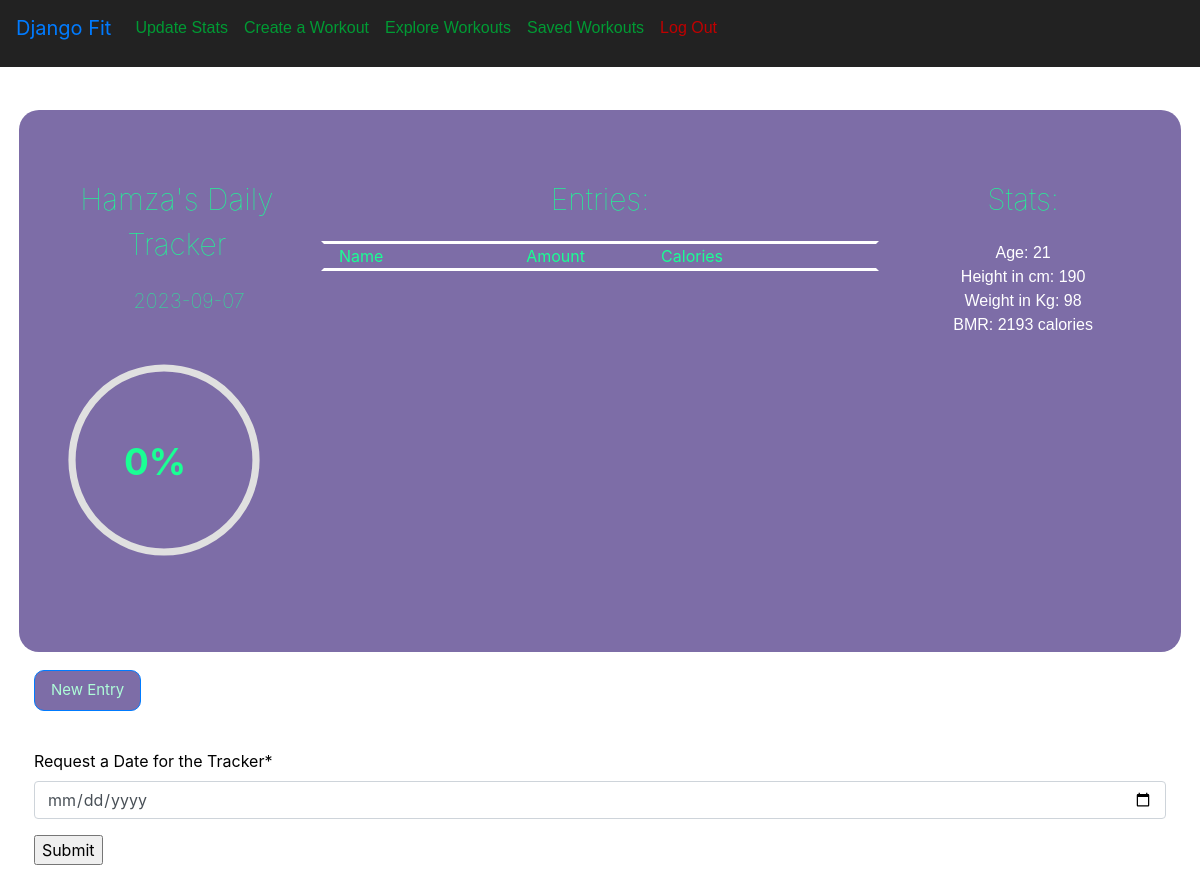
/ (signed in), run on the app's committed database.
### network/models.py (models this page shows, shortened)
class User(AbstractUser):
    pass

class Stats(models.Model):
    user = models.ForeignKey(User, on_delete=models.CASCADE, related_name="user_stats", null=True)
    weight = models.IntegerField()
    height = models.IntegerField()
    age = models.IntegerField()
    bmr = models.IntegerField()

### network/views.py (the view)
# urls.py: path("", views.index, name="index"),
def index(request):
    if request.user.is_authenticated:
        logged_user = request.user
        if Stats.objects.filter(user = logged_user).exists():
            stats = Stats.objects.get(user = logged_user)
            today = datetime.today().strftime('%Y-%m-%d')
            entries1 = Entry.objects.all()
            entries = entries1.filter(user=logged_user, date=today)
            sum = 0
            for entry in entries:
                sum = sum + entry.value
            ratio = 1 - (sum / stats.bmr)
            percent = (sum/stats.bmr)*100
            percent = round(percent)
            if ratio <= 0:
                total = 0
            else:
                total = 722.2 * ratio
            return render(request, "network/index.html",{
                "stats":stats,
                "entries":entries,
                "form":ChangeDate(),
                "date":today,
                "total":total,
                "percent":percent,
            })
        else:
            return render(request,"network/update.html",{
                'form':UpdateStats()
            })
    else:
        return render(request,"network/index.html")

### network/views.py
class ChangeDate(forms.ModelForm):
    class Meta:
        model = Entry
        fields = ['date']
        labels = {'date':'Request a Date for the Tracker'}
        widgets= {'date': forms.DateInput(
            format='%Y-%m-%d',
            attrs={'type':'date', 'placeholder':'yyyy-mm-dd', 'class': 'form-control'},
        ),}

### network/templates/network/index.html (shortened to what this page needs)
{% extends "network/layout.html" %}
{% load static %}
{% load crispy_forms_tags %}
{% block body %}
    <br>
    <div class="jumbotron">
        <div class="row">
            <div class="col" style="text-align: center; border-style:solid; border-color: rgb(125, 109, 167);">
                <div class="row" style="text-align: center; color: #1aff94; font-weight: 100; font-size: 30px; padding-bottom: 0.5cm;">
                    {% if user.is_authenticated %}
                        {{request.user.username}}'s Daily Tracker
                    {% else %}
                        Daily Tracker
                    {% endif %}
                </div>
                <div class="row" style="text-align: center; color: #1aff94; font-weight: 100; font-size: 20px; padding-bottom: 0.5cm;">
                    <div style="margin-left:2.5cm;">{{date}}</div>
                </div>
                <div class="row" id="meter">
                    <svg width="250" height="250" viewBox="-31.25 -31.25 312.5 312.5" version="1.1" xmlns="http://www.w3.org/2000/svg" style="transform:rotate(-90deg)">
                        <circle r="115" cx="125" cy="125" fill="transparent" stroke="#e0e0e0" stroke-width="9" stroke-dasharray="722.2px" stroke-dashoffset="0"></circle>
                        {% if user.is_authenticated %}
                            <circle id="progress-meter" r="115" cx="125" cy="125" stroke="#1aff94" stroke-width="14" stroke-linecap="round" stroke-dashoffset="{{total}}px" fill="transparent" stroke-dasharray="722.2px"></circle>
                            <text id="progress-reading" x="75px" y="140px" fill="#1aff94" font-size="46px" font-weight="bold" style="transform:rotate(90deg) translate(0px, -246px)">{{percent}}%</text>
                        {% else %}
                            <circle id="progress-meter" r="115" cx="125" cy="125" stroke="#1aff94" stroke-width="14" stroke-linecap="round" stroke-dashoffset="722.2px" fill="transparent" stroke-dasharray="722.2px"></circle>
                            <text id="progress-reading" x="75px" y="140px" fill="#1aff94" font-size="46px" font-weight="bold" style="transform:rotate(90deg) translate(0px, -246px)">N/A</text>
                        {% endif %}
                    </svg>
                </div>
            </div>
            <div class="col-6" style="border-style:solid; border-color:rgb(125, 109, 167); text-align: center;">
                <div style="text-align: center; color: #1aff94; font-weight: 100; font-size: 30px; padding-bottom: 0.5cm;">
                    Entries:
                </div>
                <div class="row" style="border-style:solid; border-top-color:white; border-bottom-color:white; border-right-color:rgb(125, 109, 167); border-left-color:rgb(125, 109, 167);">
                    <div class="col" style="text-align: left; color: #1aff94;">Name</div>
                    <div class="col" style="text-align: right; color: #1aff94;">Amount</div>
                    <div class="col" style="text-align: right; color: #1aff94;">Calories</div>
                    <div class="col"></div>
                </div>
            </div>
            <div class="col"  style="text-align: center; border-style:solid; border-style:solid; border-color: rgb(125, 109, 167);">
                <div style="text-align: center; color: #1aff94; font-weight: 100; font-size: 30px; padding-bottom: 0.5cm;">
                    Stats:
                </div>
                {% if user.is_authenticated %}
                    <ul>
                        <li id="age">Age: {{stats.age}}</li>
                        <li id="height">Height in cm: {{stats.height}}</li>
                        <li id="weight">Weight in Kg: {{stats.weight}}</li>
                        <li id="bmr">BMR: {{stats.bmr}} calories</li>
                    </ul>
                {% endif %}
            </div>
        </div>
    </div>
    {% if user.is_authenticated %}
        <div id="entry-button" style="padding: 0cm; margin: 0.5cm; background-color: rgb(255, 255, 255); border-radius:20px; color: #1aff94;">
            <div class="col" style="margin-bottom:1cm;">
            <button onclick="create_entry('{{ date }}')" type="button" class="btn btn-primary btn-lg" style="background-color: rgb(125, 109, 167); color: #aefdd8; border-radius: 10px; font-size: 15px;">New Entry</button>
            </div>
            <div class="col" style="color: #000000;">
            <form method="post" action="{% url 'change_date' %}">
                {{form|crispy}}
            <input type="submit">
            </form>
            </div>
        </div>
        <br>
    {% endif %}
{% endblock %}

### network/templates/network/layout.html (style rules this page uses)
.jumbotron { background-color: rgb(125, 109, 167); margin: 0.5cm; border-radius: 20px; }
ul { list-style-type: none; margin: 0; padding: 0; font-family: sans-serif; font-weight:100 ; color: #ffffff; }

### data on the page
User: user.username "Hamza"
Stats: age "21", height "190", weight "98", bmr "2193"

### other printed values
{{ percent }} "0"
